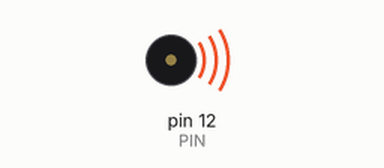
Simulated run of this sketch. Board: Arduino Uno, built with avr-gcc and run on an emulated ATmega328P. On the bench: buzzer (waves = sounding).

Above: at 0.1 s.
At 35.3 s:
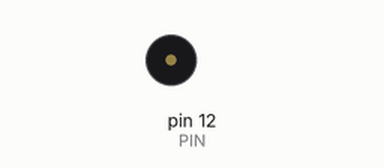
Timing chart, 0 to 36.8 s (numbered marks = the images above):
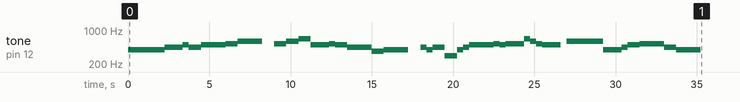

The sketch:

Furusato_1.ino
```cpp
#define PIN 12

#define BPM 80

#define jurokubu 15000/BPM  // 0.5*0.5*60*1000
#define hachibu 30000/BPM // 0.5*60*1000
#define hutenhachibu 45000/BPM // 1.5*0.5*60*1000
#define shibu 60000/BPM // 60*1000
#define hutenshibu 90000/BPM // 1.5*60*1000
#define nibu 120000/BPM // 2*60*1000
#define hutennibu 180000/BPM // 2*1.5*60*1000
#define zen 240000/BPM // 4*60*1000

#define soushoku 5000/BPM // 数字は適当

#define doL 131
#define dosL 139
#define reL 147
#define resL 156
#define miL 165
#define faL 175
#define fasL 185
#define soL 196
#define sosL 208
#define raL 220
#define rasL 233
#define siL 247

#define doM 262
#define dosM 277
#define reM 294
#define resM 311
#define miM 330
#define faM 349
#define fasM 370
#define soM 392
#define sosM 415
#define raM 440
#define rasM 466
#define siM 494

#define doH 523
#define dosH 554
#define reH 587
#define resH 622
#define miH 659
#define faH 698
#define fasH 740
#define soH 784
#define sosH 830
#define raH 880
#define rasH 932
#define siH 988


/*
 *
  tone(Pin, Takasa, Nagasa);
  delay(Nagasa);
 *
  tone(PIN, , );
  delay();
 *
 */

void setup() {
  // put your setup code here, to run once:
  tone(PIN, soM, shibu);
  delay(shibu);
  tone(PIN, soM, shibu);
  delay(shibu);
  tone(PIN, soM, shibu);
  delay(shibu);
  //-------------------------------
  tone(PIN, raM, hutenshibu);
  delay(hutenshibu);
  tone(PIN, siM, hachibu);
  delay(hachibu);
  tone(PIN, raM, shibu);
  delay(shibu);
  //-------------------------------
  tone(PIN, siM, shibu);
  delay(shibu);
  tone(PIN, siM, shibu);
  delay(shibu);
  tone(PIN, doH, shibu);
  delay(shibu);
  //-------------------------------
  tone(PIN, reH, nibu);
  delay(hutennibu);
  //-------------------------------
  tone(PIN, doH, shibu);
  delay(shibu);
  tone(PIN, reH, shibu);
  delay(shibu);
  tone(PIN, miH, shibu);
  delay(shibu);
  //-------------------------------
  tone(PIN, siM, hutenshibu);
  delay(hutenshibu);
  tone(PIN, doH, hachibu);
  delay(hachibu);
  tone(PIN, siM, shibu);
  delay(shibu);
  //-------------------------------
  tone(PIN, raM, shibu);
  delay(shibu);
  tone(PIN, raM, shibu);
  delay(shibu);
  tone(PIN, fasM, shibu);
  delay(shibu);
  //-------------------------------
  tone(PIN, soM, nibu);
  delay(hutennibu);
  //-------------------------------
  tone(PIN, raM, hachibu);
  delay(hachibu);
  tone(PIN, soM, hachibu);
  delay(hachibu);
  tone(PIN, raM, shibu);
  delay(shibu);
  tone(PIN, reM, shibu);
  delay(shibu);
  //-------------------------------
  tone(PIN, soM, hachibu);
  delay(hachibu);
  tone(PIN, raM, hachibu);
  delay(hachibu);
  tone(PIN, siM, shibu);
  delay(shibu);
  tone(PIN, siM, shibu);
  delay(shibu);
  //-------------------------------
  tone(PIN, doH, hachibu);
  delay(hachibu);
  tone(PIN, siM, hachibu);
  delay(hachibu);
  tone(PIN, doH, hutenshibu);
  delay(hutenshibu);
  tone(PIN, miH, hachibu);
  delay(hachibu);
  //-------------------------------
  tone(PIN, reH, hachibu);
  delay(hachibu);
  tone(PIN, doH, hachibu);
  delay(hachibu);
  tone(PIN, siM, hutenshibu);
  delay(nibu);
  //-------------------------------
  tone(PIN, reH, shibu);
  delay(shibu);
  tone(PIN, reH, shibu);
  delay(shibu);
  tone(PIN, reH, shibu);
  delay(shibu);
  //-------------------------------
  tone(PIN, soM, hutenshibu);
  delay(hutenshibu);
  tone(PIN, raM, hachibu);
  delay(hachibu);
  tone(PIN, siM, shibu);
  delay(shibu);
  //-------------------------------
  tone(PIN, doH, shibu);
  delay(shibu);
  tone(PIN, doH, shibu);
  delay(shibu);
  tone(PIN, raM, shibu);
  delay(shibu);
  //-------------------------------
  tone(PIN, soM, nibu);
  delay(hutennibu);
  //-------------------------------
  //-------------------------------
  //-------------------------------
  //-------------------------------
  //-------------------------------
  //-------------------------------
  //-------------------------------
  //-------------------------------
  //-------------------------------
}

void loop() {
  // put your main code here, to run repeatedly:

}
```
